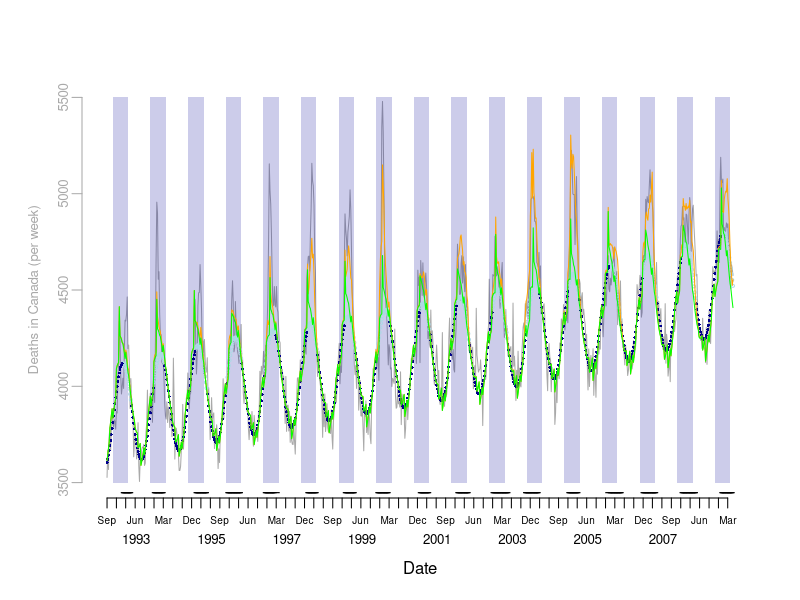
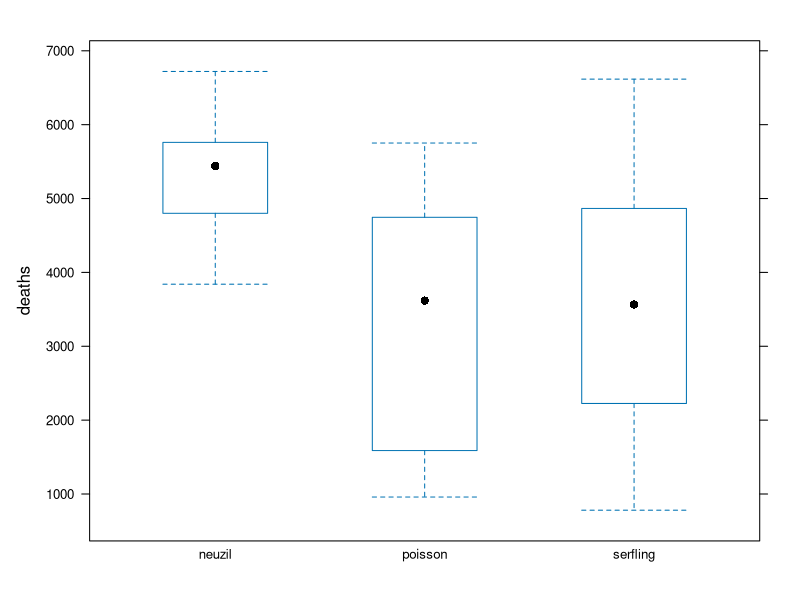

These figures' R source, in order:
## ------------- Module 1 Example Code -------------

## ------------- Load Data -------------

# Read data files as downloaded after minor cleaning
# setwd("/Users/david/GitHub/pphs616")
setwd("/Users/davidbuckeridge/GitHub/pphs616") #laptop
death = read.csv("data/Table_S1_clean.csv")

# Cast columns to correct data types
death$DEATHDT = as.Date(death$DEATHDT)
death$MONTH = as.factor(death$MONTH)


## ------------- Plot Deaths and Seasons -------------
# Create date sequences for labelling plots
months = seq(from=head(death$DEATHDT,1), to=tail(death$DEATHDT,1), by="months")
quarters = seq(from=head(death$DEATHDT,1), to=tail(death$DEATHDT,1), by="quarters")
years = seq(from=as.Date("1993-06-15"), to=as.Date("2008-06-15"), by="years")
seasons = seq(1993,2009)

# Plot observed counts
## draw a plot with two Date axes, one with quarters, and one with years
plot(death$DEATHDT, death$COUNT, type='n', bty='n', xaxt='n', yaxt='n', 
     xlab = "Date", ylab='', ylim=c(3500,5500), xlim=c(head(death$DEATHDT,1), tail(death$DEATHDT,1)))
axis.Date(1, at=quarters, format="%b", cex.axis=0.6, mgp=c(3,0.5,0))
axis.Date(1, at=years, format="%Y", tick=FALSE, cex.axis=0.8, mgp=c(5,1.5,0))

# Create axis and add data for all-cause mortality
death.col = "dark gray"
axis(2, at = seq(3500,5500,500), col=death.col, col.axis=death.col, mgp=c(2,0.5,0), cex.axis=0.8)
mtext("Deaths in Canada (per week)", side=2, line=2, at=4500, col=death.col, cex=0.8)
lines(death$DEATHDT, death$COUNT, type='l', col=death.col)

# Add periseason boundaries (Nov to Apr) to plot
nov = seq(from=as.Date("1992-11-01"), to=as.Date("2008-11-01"), by="years")
apr = seq(from=as.Date("1993-04-01"), to=as.Date("2009-04-01"), by="years")
y.pts = rep(c(3500,5500,5500,3500), length(nov))
x.pts = NULL
for (month in 1:length(nov)){
	x.pts = c(x.pts, c(nov[month], nov[month], apr[month], apr[month]))
} # for
polygon(x.pts, y.pts, density=NULL, col="#00009933", border=NA)

# Identify influenza A season boundaries using calendar and WHO reporting data
#  according to a simplified verion of the method described by Neuzil
season.n = NULL
for (season in seasons) {
	n.tests = sum(death$FLUA[death$YRSEAS==season])
	season.n = c(season.n, death$FLUA[death$YRSEAS==season] > n.tests*0.01)
} # for

# Plot seasons
periseason = c("Nov","Dec","Jan","Feb","Mar","Apr")
death$peri = is.element(format(death$DEATHDT, format="%b"), periseason)
death$neuzil = season.n
# Modify outlier that is not connected to season
death$neuzil[death$WEEK==206] = FALSE

# Add seasonal boundaries at base of plot
points(death$DEATHDT, (death$neuzil*3500-50), pch="-", cex=1)


## ------------- Periseason -------------
# Calculate excess mortality using periseason approaches
weeks.p = sum(death$peri==TRUE & death$neuzil==FALSE)
count.p = sum(death$COUNT[(death$peri==TRUE & death$neuzil==FALSE)])

weeks.n = sum(death$peri==TRUE & death$neuzil==TRUE)
count.n = sum(death$COUNT[(death$peri==TRUE & death$neuzil==TRUE)])


# Rate difference (deaths / week)
rd.n = (count.n / weeks.n) - (count.p / weeks.p)

excess = data.frame(season=seasons, n.total=rep(NA,length(seasons)), n.weeks=rep(NA,length(seasons)))
for (season in seasons) {
	excess$n.weeks[excess$season==season] = nrow(death[death$peri==TRUE & death$neuzil==TRUE & death$YRSEAS==season,])
	excess$n.total[excess$season==season] = sum(rd.n * excess$n.weeks[excess$season==season])
} # for - seasons


## ------------- Serfling -------------
# Define variables
t = seq(1,nrow(death))
t2 = t^2
t3 = t^3
c = cos(2*pi*t/52)
s = sin(2*pi*t/52)

# Censor data during circulating influenza periods for fitting model
# - Create an empty vector to hold outcome data that will be used to fit model
y.fit = rep(NA, length(death$COUNT))
# - Populate the vector with values outside the influenza seasons
y.fit[death$neuzil==FALSE | death$peri==FALSE] = death$COUNT[death$neuzil==FALSE | death$peri==FALSE]
# - Create data frome to hold data for fitting the model
fit.data = data.frame(y=y.fit, t=t, t2=t2, t3=t3, c=c, s=s)

# Create data frame without outcome for prediction of censored weeks
predict.data = data.frame(t=t, t2=t2, t3=t3, c=c, s=s)

# Fit the model
serfling = glm(y ~ c + s + t + t2 + t3, data=fit.data)

# Predict deaths for censored days (and obtain model fit for other days)
serfling.predict = predict(serfling, predict.data)

# Plot fit and predicted values
points(death$DEATHDT[death$neuzil==TRUE & death$peri==TRUE], serfling.predict[death$neuzil==TRUE & death$peri==TRUE], pch=1, cex=0.4, col="light blue")
points(death$DEATHDT[(death$neuzil==FALSE | death$peri==FALSE)], serfling.predict[(death$neuzil==FALSE | death$peri==FALSE)], pch=16, cex=0.4, col="dark blue")

# Determine excess deaths per season using Serfling model. Consider excess over all days in the season and only days the observed count is above the predicted.
for (season in seasons) {
	excess.deaths.s.pos = death$COUNT[(death$COUNT > serfling.predict & death$YRSEAS==season & death$peri==TRUE)] - 
						serfling.predict[(death$COUNT > serfling.predict & death$YRSEAS==season & death$peri==TRUE)]
	
	excess.deaths.s.all = death$COUNT[death$YRSEAS==season & death$peri==TRUE] - serfling.predict[death$YRSEAS==season & death$peri==TRUE]
	
	excess$s.pos.total[excess$season==season] = sum(excess.deaths.s.pos, na.rm=TRUE)
	excess$s.pos.weeks[excess$season==season] = length(excess.deaths.s.pos)
	
	excess$s.all.total[excess$season==season] = sum(excess.deaths.s.all, na.rm=TRUE)
	excess$s.all.weeks[excess$season==season] = length(excess.deaths.s.all)
} # for


## ------------- GLM (Poisson) -------------
# Define data structures
# - Create a data.frame for fitting the model
fit.data.p = data.frame(y=death$COUNT, c=c, s=s, month=death$MONTH, jan=death$JAN1, flua=death$FLUA, flub=death$FLUB, rsv=death$RSVPOS, week=death$WEEK)
# - Create a data.frame for 'predicting' deaths, really the model fit for each week
predict.data.p = data.frame(c=c, s=s, month=death$MONTH, jan=death$JAN1, flua=death$FLUA, flub=death$FLUB, rsv=death$RSVPOS, week=death$WEEK)
# - Create a data.frame for predicting deaths in the absence of influenza a 
predict.data.p.noflua = data.frame(c=c, s=s, month=death$MONTH, jan=death$JAN1, flua=rep(0,nrow(death)), flub=death$FLUB, rsv=death$RSVPOS, week=death$WEEK)

# Fit the model
poisson = glm(y ~ c + s + month + jan + flua + rsv + week, data=fit.data.p, family=poisson(link="log"))

# Predict deaths for all days with and without influenza A circulating
poisson.predict = predict(poisson, predict.data.p, type="response")
poisson.predict.noflua = predict(poisson, predict.data.p.noflua, type="response")

# Plot the fit and predicted values
lines(death$DEATHDT, poisson.predict, col="orange", lty=1)
lines(death$DEATHDT, poisson.predict.noflua, col="green", lty=1)

# Determine excess deaths per season using Poisson model. 
for (season in seasons) {
	excess.deaths.p.pos = death$COUNT[(death$COUNT > poisson.predict.noflua & death$YRSEAS==season & death$peri==TRUE)] - 
						poisson.predict.noflua[(death$COUNT > poisson.predict.noflua & death$YRSEAS==season & death$peri==TRUE)]
	
	excess.deaths.p.all = death$COUNT[death$YRSEAS==season & death$peri==TRUE] - poisson.predict.noflua[death$YRSEAS==season & death$peri==TRUE]
		
	excess$p.pos.total[excess$season==season] = sum(excess.deaths.p.pos, na.rm=TRUE)
	excess$p.pos.weeks[excess$season==season] = length(excess.deaths.p.pos)
	
	excess$p.all.total[excess$season==season] = sum(excess.deaths.p.all, na.rm=TRUE)
	excess$p.all.weeks[excess$season==season] = length(excess.deaths.p.all)

} # for


## ------------- Plot Excess Deaths by Method -------------
# Create boxplot of excess deaths by method, with seasons as observations
# Load a graphics library
require(lattice)

# Prepare the data structure
excess.total = excess[,c("season","n.total","s.pos.total","p.pos.total")]
methods=c("neuzil","serfling","poisson")
methods.vector = c(rep(methods[1],length(seasons)), rep(methods[2],length(seasons)), rep(methods[3],length(seasons)))
excess.long = data.frame(season=rep(seasons,3), method=methods.vector, deaths=rep(NA,length(seasons)*3))
for (season in seasons) {
	for (method in methods) {
		excess.long$deaths[excess.long$season==season & excess.long$method==method] = excess.total[excess.total==season, (which(methods==method)+1)]
	} # for - methods
} # for - seasons

# Draw the plot
bwplot(deaths ~ method, data=excess.long, horizontal=FALSE)
